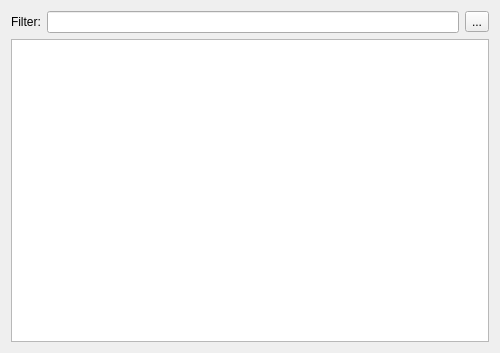
<?xml version="1.0" encoding="UTF-8"?>
<ui version="4.0">
 <class>IdentificationListWidget</class>
 <widget class="QWidget" name="IdentificationListWidget">
  <property name="geometry">
   <rect>
    <x>0</x>
    <y>0</y>
    <width>500</width>
    <height>353</height>
   </rect>
  </property>
  <property name="maximumSize">
   <size>
    <width>500</width>
    <height>16777215</height>
   </size>
  </property>
  <property name="windowTitle">
   <string>Form</string>
  </property>
  <layout class="QVBoxLayout" name="verticalLayout">
   <item>
    <layout class="QHBoxLayout" name="horizontalLayout">
     <item>
      <layout class="QFormLayout" name="formLayout">
       <item row="0" column="0">
        <widget class="QLabel" name="label">
         <property name="text">
          <string>Filter:</string>
         </property>
        </widget>
       </item>
       <item row="0" column="1">
        <widget class="QLineEdit" name="identificationFilterEdit">
         <property name="sizePolicy">
          <sizepolicy hsizetype="Preferred" vsizetype="Minimum">
           <horstretch>0</horstretch>
           <verstretch>0</verstretch>
          </sizepolicy>
         </property>
         <property name="toolTip">
          <string>Filters identitification with given pattern</string>
         </property>
         <property name="statusTip">
          <string>Filters identitification with given pattern</string>
         </property>
        </widget>
       </item>
      </layout>
     </item>
     <item>
      <widget class="QToolButton" name="removeButton">
       <property name="toolTip">
        <string>Removes selected identification (select a single full row)</string>
       </property>
       <property name="statusTip">
        <string>Removes selected identification (select a single full row)</string>
       </property>
       <property name="text">
        <string>...</string>
       </property>
       <property name="icon">
        <iconset theme="list-remove-symbolic">
         <normaloff>../workspace</normaloff>../workspace</iconset>
       </property>
      </widget>
     </item>
    </layout>
   </item>
   <item>
    <widget class="QTableView" name="identificationsView">
     <property name="sizePolicy">
      <sizepolicy hsizetype="Preferred" vsizetype="Expanding">
       <horstretch>0</horstretch>
       <verstretch>0</verstretch>
      </sizepolicy>
     </property>
     <property name="minimumSize">
      <size>
       <width>360</width>
       <height>300</height>
      </size>
     </property>
     <property name="maximumSize">
      <size>
       <width>16777215</width>
       <height>16777215</height>
      </size>
     </property>
     <property name="sizeAdjustPolicy">
      <enum>QAbstractScrollArea::AdjustIgnored</enum>
     </property>
     <property name="sortingEnabled">
      <bool>true</bool>
     </property>
     <attribute name="horizontalHeaderMinimumSectionSize">
      <number>60</number>
     </attribute>
     <attribute name="horizontalHeaderDefaultSectionSize">
      <number>60</number>
     </attribute>
     <attribute name="verticalHeaderVisible">
      <bool>false</bool>
     </attribute>
    </widget>
   </item>
  </layout>
 </widget>
 <resources/>
 <connections/>
</ui>
